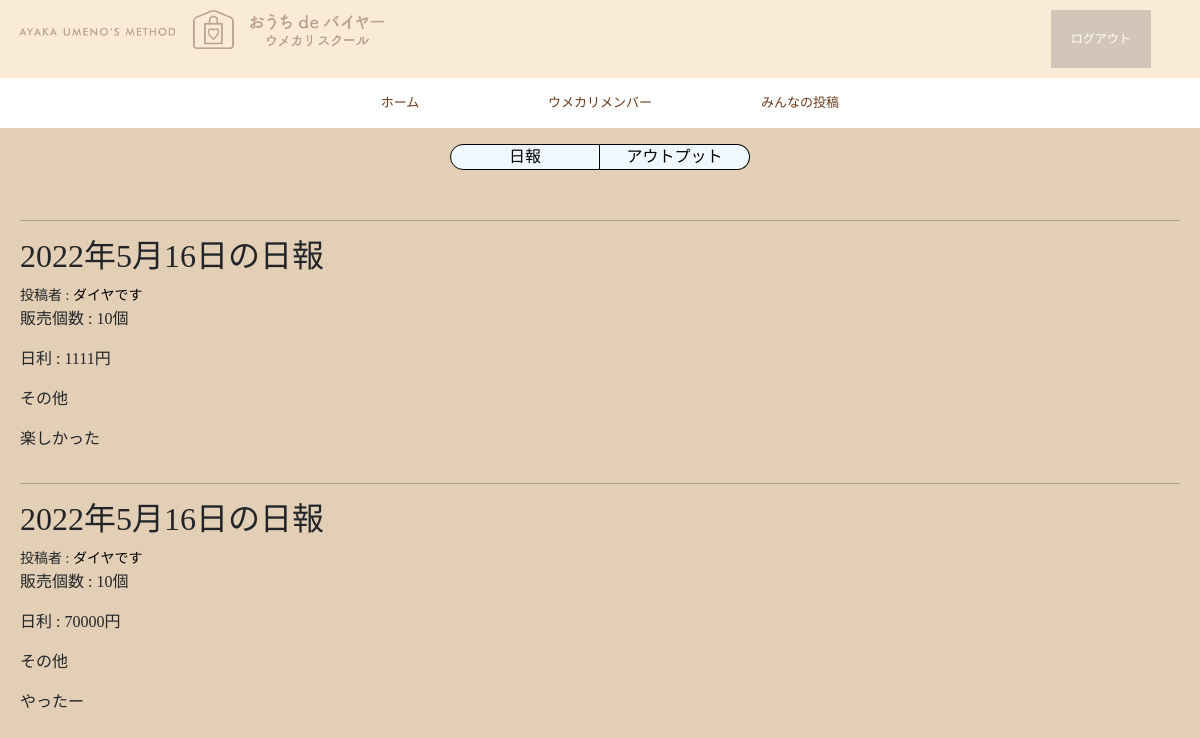
/nippou/ (signed in), run on an earlier commit of the app's database.
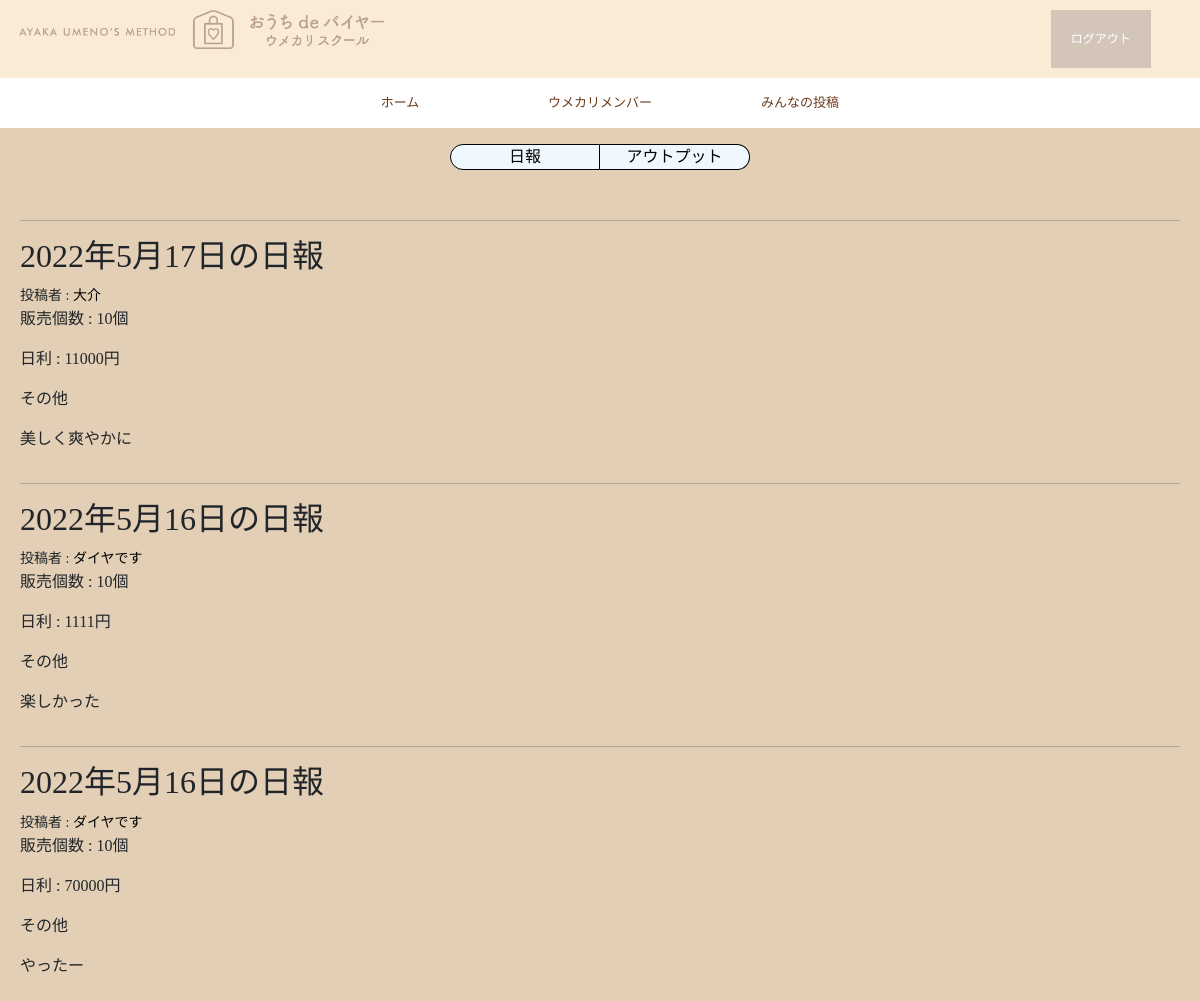
And on a later commit of the database.
### base/models/nippou.py (models this page shows, shortened)
class Nippou(models.Model):
    user = models.ForeignKey(
        get_user_model(),
        on_delete=models.CASCADE,
    )
    sales = models.PositiveIntegerField(
        verbose_name='販売個数',
        default=0,
    )
    revenue = models.PositiveBigIntegerField(
        verbose_name='利益',
        default=0,
    )
    plan = models.TextField(
        verbose_name='その他',
        default='',
        null=True,
        blank=True,
    )
    date = models.DateField(
        verbose_name = '対象日'
    )

### base/models/user.py (models this page shows, shortened)
class User(AbstractBaseUser):
    email = models.EmailField(
        verbose_name='メールアドレス',
        max_length=255,
        unique=True,
    )
    username = models.CharField(
        verbose_name='名前',
        default='匿名',
        max_length=100,
    )
    is_active = models.BooleanField(
        verbose_name='状況',
        default=True)
    is_admin = models.BooleanField(default=False)
    date_joined = models.DateField(
        verbose_name="入会日",
        null=True,
        blank=True,
    )
    teacher = models.ForeignKey(
        'self',
        on_delete=models.SET_NULL,
        related_name="student",
        null=True,
        blank=True,
    )
    objects = UserManager()
    USERNAME_FIELD = 'email'
    REQUIRED_FIELDS = []

### base/models/profile.py (models this page shows)
class Profile(models.Model):
    user = models.OneToOneField(
        get_user_model(),
        unique=True,
        on_delete=models.CASCADE,
        primary_key=True,
    )
    name = models.CharField(
        default='ウメカリメンバー',
        max_length=30,
    )
    icon = models.ImageField(
        verbose_name='アイコン',
        null=True,
        blank=True,
    )
    introduction = models.TextField(
        verbose_name='自己紹介',
        null=True,
        blank=True,
    )
    target = models.PositiveIntegerField(
        verbose_name='目標金額',
        default=0,
    )
    dream = models.ImageField(
        verbose_name='ビジョンボード',
        null=True,
        blank=True,
    )

### base/views/nippou_views.py (the view)
# urls.py: path('nippou/', NippouListView.as_view(), name='nippou-list'),
class NippouListView(LoginRequiredMixin, ListView):
    model = Nippou
    template_name = 'base/nippou.html'
    def get_queryset(self):
        object_list = super().get_queryset()
        return object_list.order_by('-date')

### base/context_processors.py (called while the page is built)
def common(request):
    context = {
        'tags': OutputTagModel.objects.all()
    }
    return context

### templates/base/nippou_list.html
{% extends 'base.html' %}
{% block content %}
<div class="switch-btn-container">
    <a href="{% url 'base:nippou-list' %}">
        <div id="nippou-btn" class="switch-btn">日報</div>
    </a>
    <a href="{% url 'base:output-list' %}">
        <div id="output-btn" class="switch-btn">アウトプット</div>
    </a>
</div>
<div class='nippou-list'>
    {% for nippou in object_list %}
    <hr>
    <table>
        <h2>{{nippou.date}}の日報</h2>
        <small>投稿者 : <a href="{% url 'base:profile-detail' nippou.user.pk %}">{{ nippou.user.profile.name }}</a></small>
        <p>販売個数 : {{nippou.sales}}個</p>
        <p>日利 : {{nippou.revenue}}円</p>
        <p>その他</p>
        <p>{{nippou.plan}}</p>
    </table>
    {% endfor %}
</div>
{% endblock %}

### templates/base.html (shortened to what this page needs)
{% load static %}
<!doctype html>
<html lang="ja">
    <head>
    <link href="https://cdn.jsdelivr.net/npm/bootstrap@5.0.2/dist/css/bootstrap.min.css" rel="stylesheet">
    <link rel="stylesheet" href="{% static 'base/css/base.css' %}">
    </head>
    <body>
        {% include 'snippets/navigation.html' %}
        <div class="container pt-3">
                {% block content %}
                {% endblock %}
        </div>
    </body>
</html>

### templates/snippets/navigation.html
{% load static %}
<div class="container-fluid header-logo">
    <div class="row">
        <div class="col-lg-4 col-8">
            <a class="navbar-brand" href="{% url 'base:index' %}">
                <img src="{% static 'base/images/logo_umecari.png' %}" class="top-logo">
            </a>
        </div>
        <div class="col-4 col-lg-8 loginout">
            {% if user.is_authenticated %}
            <a href="{% url 'base:logout' %}">ログアウト</a>
            {% else %}
            <a href="{% url 'base:login' %}">ログイン</a>
            {% endif %}
        </div>
    </div>
</div>
<div class="container-fluid menu">
    <div class="row">
        <div class="col-lg-3"></div>
        <div class="col-4 col-lg-2">
            <a href="{% url 'base:index' %}">
                <div class="menu-btn">
                    ホーム
                </div>
            </a>
        </div>
        <div class="col-4 col-lg-2">
            <a class="" href="{% url 'base:profile-list' %}">
                <div class="menu-btn">
                    ウメカリメンバー
                </div>
            </a>
        </div>
        <div class="col-4 col-lg-2">
            <a class="" href="{% url 'base:nippou-list' %}">
            <div class="menu-btn">
                みんなの投稿
            </div>
            </a>
        </div>
        <div class="col-lg-3"></div>
    </div>
</div>

### static/base/css/base.css (style rules this page uses)
body { font-family: 'ピラギノ角ゴ'; background-color: #e2cfb5; }
a { text-decoration: none; color: black; }

### static/base/css/nippou-list.css (style rules this page uses)
.switch-btn-container { margin: 0 auto 40px auto; width: max-content; }
.switch-btn { width: 150px; float: left; padding: 0 10px 0 10px; margin-bottom: 20px; text-align: center; }
#nippou-btn { border-bottom-left-radius: 20px; border-top-left-radius: 20px; border: 1px solid black; background-color: aliceblue; }
#output-btn { border-bottom-right-radius: 20px; border-top-right-radius: 20px; border: 1px solid black; border-left: hidden; background-color: aliceblue; }
.nippou-list { position: absolute; padding: 20px; left: 0; right: 0; margin: auto; }

### static/base/css/navigation.css (style rules this page uses)
.header-logo { padding: 10px 0px; background-color: white; }
.loginout a { display: inline; top: 20px; vertical-align: middle; color: white; font-size: 12px; padding: 20px ; background-color: rgba(119, 114, 114, 0.3); float:right; }
.loginout { text-align: right; padding-right: 5%; }
.top-logo { width: 100%; max-width: 100%; height: auto; padding-left: 5%; }
.loginout { color: white; }
.header-logo { background-color: antiquewhite; }
.menu { background-color:white; color:brown; }

### static/base/css/index.css (style rules this page uses)
.menu-btn { text-align: center; font-size: 13px; padding: 15px 0px 15px 0px; color:#6b3a18; }

What changed in the data, as far as the page shows it:
added Nippou: date "2022年5月17日", user.profile.name "大介", sales "10", revenue "11000", plan "美しく爽やかに"
